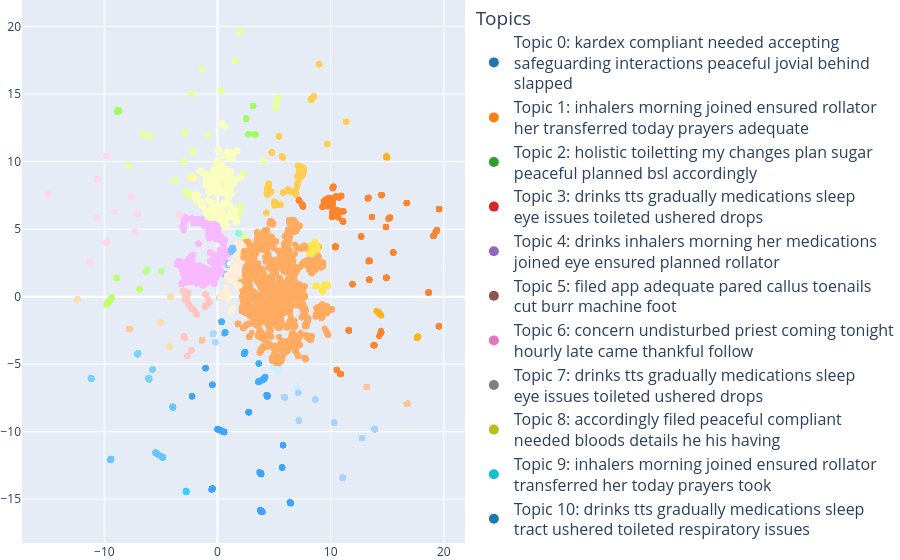

Notebook source saved alongside this figure:
### Code cell
met_matave, met_cluster_topics, met_metrics = matave_compute(met_texts)

### Figure 1 — Plotly figure (JSON) as saved in the notebook; plotly's stock layout.template omitted (floating-point values rounded to 4 significant figures; data arrays with more than 128 entries replaced by an {"elided": "..."} marker saying what was removed)
{"data": [{"customdata": {"elided": "10755x12 float values"}, "hovertemplate": "<b>%{text}</b><br>Topic 0: %{customdata[0]}<br>Topic 1: %{customdata[1]}<br>Topic 2: %{customdata[2]}<br>Topic 3: %{customdata[3]}<br>Topic 4: %{customdata[4]}<br>Topic 5: %{customdata[5]}<br>Topic 6: %{customdata[6]}<br>Topic 7: %{customdata[7]}<br>Topic 8: %{customdata[8]}<br>Topic 9: %{customdata[9]}<br>Topic 10: %{customdata[10]}<br>Topic 11: %{customdata[11]}", "marker": {"color": {"elided": "10755 str values"}, "opacity": 1, "size": 6}, "mode": "markers", "showlegend": false, "text": {"elided": "10755 str values"}, "type": "scatter", "x": {"elided": "10755 float values"}, "y": {"elided": "10755 float values"}}, {"marker": {"color": "#1f77b4", "size": 10}, "mode": "markers", "name": "Topic 0: kardex compliant needed accepting<br>safeguarding interactions peaceful jovial behind<br>slapped", "showlegend": true, "type": "scatter", "x": [null], "y": [null]}, {"marker": {"color": "#ff7f0e", "size": 10}, "mode": "markers", "name": "Topic 1: inhalers morning joined ensured rollator<br>her transferred today prayers adequate", "showlegend": true, "type": "scatter", "x": [null], "y": [null]}, {"marker": {"color": "#2ca02c", "size": 10}, "mode": "markers", "name": "Topic 2: holistic toiletting my changes plan sugar<br>peaceful planned bsl accordingly", "showlegend": true, "type": "scatter", "x": [null], "y": [null]}, {"marker": {"color": "#d62728", "size": 10}, "mode": "markers", "name": "Topic 3: drinks tts gradually medications sleep<br>eye issues toileted ushered drops", "showlegend": true, "type": "scatter", "x": [null], "y": [null]}, {"marker": {"color": "#9467bd", "size": 10}, "mode": "markers", "name": "Topic 4: drinks inhalers morning her medications<br>joined eye ensured planned rollator", "showlegend": true, "type": "scatter", "x": [null], "y": [null]}, {"marker": {"color": "#8c564b", "size": 10}, "mode": "markers", "name": "Topic 5: filed app adequate pared callus toenails<br>cut burr machine foot", "showlegend": true, "type": "scatter", "x": [null], "y": [null]}, {"marker": {"color": "#e377c2", "size": 10}, "mode": "markers", "name": "Topic 6: concern undisturbed priest coming tonight<br>hourly late came thankful follow", "showlegend": true, "type": "scatter", "x": [null], "y": [null]}, {"marker": {"color": "#7f7f7f", "size": 10}, "mode": "markers", "name": "Topic 7: drinks tts gradually medications sleep<br>eye issues toileted ushered drops", "showlegend": true, "type": "scatter", "x": [null], "y": [null]}, {"marker": {"color": "#bcbd22", "size": 10}, "mode": "markers", "name": "Topic 8: accordingly filed peaceful compliant<br>needed bloods details he his having", "showlegend": true, "type": "scatter", "x": [null], "y": [null]}, {"marker": {"color": "#17becf", "size": 10}, "mode": "markers", "name": "Topic 9: inhalers morning joined ensured rollator<br>transferred her today prayers took", "showlegend": true, "type": "scatter", "x": [null], "y": [null]}, {"marker": {"color": "#1f77b4", "size": 10}, "mode": "markers", "name": "Topic 10: drinks tts gradually medications sleep<br>tract ushered toileted respiratory issues", "showlegend": true, "type": "scatter", "x": [null], "y": [null]}, {"marker": {"color": "#ff7f0e", "size": 10}, "mode": "markers", "name": "Topic 11: sugar adequate holistic my bsl changes<br>dinning planned continuity toiletting", "showlegend": true, "type": "scatter", "x": [null], "y": [null]}], "layout": {"legend": {"font": {"size": 16}, "itemclick": false, "itemdoubleclick": false, "title": {"text": "Topics"}}, "margin": {"b": 0, "l": 0, "r": 0, "t": 0}, "title": {"text": ""}}}
